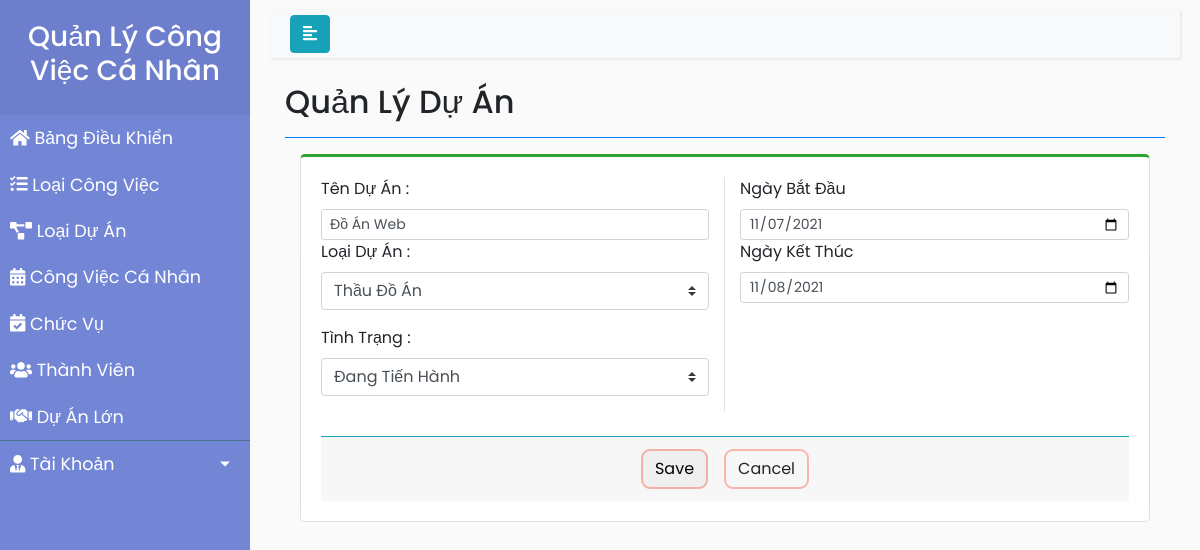
/DuAnLon/suada.php?id=1, run on the app's committed database.
### tables this page shows
CREATE TABLE `duanlon` (
  `id` int(11) NOT NULL,
  `TenDuAn` varchar(50) NOT NULL,
  `LoaiDuAn` varchar(50) NOT NULL,
  `TinhTrang` varchar(50) NOT NULL,
  `NgayBatDau` date NOT NULL,
  `NgayKetThuc` date NOT NULL
);

### DuAnLon/suada.php (the view, shortened to what this page needs)
<!DOCTYPE html>
<html>
<head>
    <link rel="stylesheet" href="https://stackpath.bootstrapcdn.com/bootstrap/4.1.0/css/bootstrap.min.css">
    <link rel="stylesheet" href="style_DAL.css">
    <link rel="stylesheet" href="https://cdnjs.cloudflare.com/ajax/libs/malihu-custom-scrollbar-plugin/3.1.5/jquery.mCustomScrollbar.min.css">
</head>
<body>
    <?php
    $_ID = $_GET['id'];
    $conn = mysqli_connect("localhost", "root", "", "bt_qlcv");
    if ($conn != true) {
        die("connect error" . mysqli_connect_errno());
    } else {
        $query = "SELECT * FROM  duanlon WHERE id = '$_ID'";
        $result = mysqli_query($conn, $query);
        if ($result != null && mysqli_num_rows($result) > 0) {
            while ($row = mysqli_fetch_assoc($result)) {
                $tenda = $row['TenDuAn'];
                $ngaybd = $row['NgayBatDau'];
                $ngaykt = $row['NgayKetThuc'];
                $tinhtrang = $row['TinhTrang'];
            }
        } else {
            echo "Data is empty";
        }
    }
    ?>
    <div class="wrapper">
        <nav id="sidebar">
            <div class="sidebar-header">
                <h3 style="text-align: center">Quản Lý Công Việc Cá Nhân</h3>
            </div>
            <ul class="list-unstyled components" style="margin-bottom: 0px; padding: 0px">
                <li><a href="../BangDieuKhien/index.php"><i class="fas fa-home"></i> Bảng Điều Khiển</a></li>
                <li><a href="../DuAnLon/index.php"><i class="fas fa-tasks"></i> Loại Công Việc</a></li>
                <li><a href="../LoaiDuAn/index.php"><i class="fas fa-project-diagram"></i> Loại Dự Án</a></li>
                <li><a href="../CongViecCaNhan/index.php"><i class="fas fa-calendar-alt"></i> Công Việc Cá Nhân</a></li>
                <li><a href="../ChucVu/index.php"><i class="fas fa-calendar-check"></i> Chức Vụ</a></li>
                <li><a href="../ThanhVien/index.php"><i class="fas fa-users"></i> Thành Viên</a></li>
                <li><a href="index.php"><i class="fas fa-handshake"></i> Dự Án Lớn</a></li>
            </ul>
            <ul style="padding-left: 0px;">
                <li>
                    <a href="#pageSubmenu" data-toggle="collapse" aria-expanded="false" class="dropdown-toggle"><i class="fas fa-user-tie"></i> Tài Khoản</a>
                </li>
            </ul>
        </nav>
        <div id="content">
            <nav class="navbar navbar-expand-lg navbar-light bg-light">
                <div class="container-fluid">
                    <button type="button" id="sidebarCollapse" class="btn btn-info">
                        <i class="fas fa-align-left"></i>
                    </button>
                </div>
            </nav>
            <div class="content-header">
                <div class="container-fluid">
                    <div class="row mb-2">
                        <div class="col-sm-6">
                            <h2 class="m-0">Quản Lý Dự Án</h2>
                        </div>
                    </div>
                    <hr class="border-primary">
                </div>
            </div>
            <section class="content">
                <div class="container-fluid">
                    <div class="col-lg-12">
                        <div class="card card-outline card-primary" style="border-top: 3px solid rgb(48, 162, 48); border-radius: 5px;">
                            <div class="card-body">
                                <form method="post">
                                    <div class="row">
                                        <div class="col-md-6 border-right">
                                            <div class="form-group" style="margin-bottom: 0rem;">
                                                <label>Tên Dự Án :</label>
                                                <input type="text" class="form-control form-control-sm" required name="txtName" value="<?php echo $tenda ?>">
                                            </div>
                                            <label>Loại Dự Án :</label>
                                            <div>
                                                <select id="loaida" name="loaida" class="custom-select mb-3" style="margin: 0px;">
                                                    <?php
                                                    $conn = mysqli_connect("localhost", "root", "", "bt_qlcv");
                                                    if ($conn != true) {
                                                        die("connect error" . mysqli_connect_errno());
                                                    } else {
                                                        $sql = "select * from `loaida`";
                                                        $result = mysqli_query($conn, $sql);
                                                        if ($result) {
                                                            while ($row = mysqli_fetch_assoc($result)) {
                                                                echo "<option >" . $row['TenDuAn'] . "</option>";
                                                            }
                                                        }
                                                    }
                                                    ?>
                                                </select>
                                            </div>
                                            <label>Tình Trạng :</label>
                                            <div>
                                                <select id="tinhtrang" name="tinhtrang" class="custom-select mb-3" style="margin: 0px;">
                                                    <option <?php if ($tinhtrang == "Đang Tiến Hành") echo "selected"; ?>>Đang Tiến Hành</option>
                                                </select>
                                            </div>
                                        </div>
                                        <div class="col-md-6">
                                            <div class="form-group" style="margin-bottom: 0rem;">
                                                <label>Ngày Bắt Đầu</label>
                                                <input type="date" class="form-control form-control-sm" autocomplete="off" required name="txtNgayBD" value = "<?php echo $ngaybd ?>">
                                            </div>
                                            <div class="form-group" style="margin-bottom: 0rem;">
                                                <label>Ngày Kết Thúc</label>
                                                <input type="date" class="form-control form-control-sm" autocomplete="off" required name="txtNgayKT" value = "<?php echo $ngaykt ?>">
                                            </div>
                                        </div>
                                    </div>
                                    <br>
                                    <div class="card-footer border-top border-info">
                                        <div class="d-flex w-100 justify-content-center align-items-center">
                                            <button type="submit" id="btnluu" name="btnluu" class="btn btn-flat  bg-gradient-primary mx-2" style="border-radius: 9px;border:2px solid #ff1e004d">Save</button>
                                            <a href="index.php" class="btn btn-flat  bg-gradient-primary mx-2" style="border-radius: 9px;border:2px solid #ff1e004d">Cancel</a>
                                        </div>
                                    </div>
                                </form>
                            </div>
                        </div>
                    </div>
                </div>
            </section>
        </div>
    </div>
</body>
</html>

### DuAnLon/style_DAL.css (style rules this page uses)
body { font-family: 'Poppins', sans-serif; background: #fafafa; }
a, a:hover, a:focus { color: inherit; text-decoration: none; transition: all 0.3s; }
.navbar { padding: 5px 5px; background: #fff; border: none; border-radius: 0; margin-bottom: 25px; box-shadow: 1px 1px 3px rgba(0, 0, 0, 0.1); }
.wrapper { display: flex; width: 100%; }
#sidebar { width: 250px; position: fixed; top: 0; left: 0; height: 100vh; z-index: 999; background: #7386D5; color: #fff; transition: all 0.3s; }
#sidebar .sidebar-header { padding: 20px; background: #6d7fcc; }
#sidebar ul.components { padding: 0px 0px 20px; border-bottom: 1px solid #47748b; }
#sidebar ul li a { padding: 10px; font-size: 1.1em; display: block; }
a[data-toggle="collapse"] { position: relative; }
.dropdown-toggle::after { display: block; position: absolute; top: 50%; right: 20px; transform: translateY(-50%); }
#content { width: calc(100% - 250px); padding: 10px 20px; min-height: 100vh; transition: all 0.3s; position: absolute; top: 0; right: 0; }

### data on the page
duanlon: txtName "Đồ Án Web", tinhtrang "Đang Tiến Hành", txtNgayBD "11/07/2021", txtNgayKT "11/08/2021"

### other printed values
form field loaida "Thầu Đồ Án"
